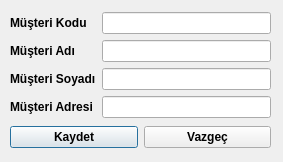
<?xml version="1.0" encoding="UTF-8"?>
<ui version="4.0">
 <class>musteriguncelle</class>
 <widget class="QDialog" name="musteriguncelle">
  <property name="geometry">
   <rect>
    <x>0</x>
    <y>0</y>
    <width>283</width>
    <height>162</height>
   </rect>
  </property>
  <property name="minimumSize">
   <size>
    <width>283</width>
    <height>162</height>
   </size>
  </property>
  <property name="maximumSize">
   <size>
    <width>283</width>
    <height>162</height>
   </size>
  </property>
  <property name="windowTitle">
   <string>Müşteri Güncelle</string>
  </property>
  <property name="windowIcon">
   <iconset resource="../images.qrc">
    <normaloff>:/icons/win_icon.png</normaloff>:/icons/win_icon.png</iconset>
  </property>
  <widget class="QWidget" name="layoutWidget">
   <property name="geometry">
    <rect>
     <x>10</x>
     <y>10</y>
     <width>261</width>
     <height>141</height>
    </rect>
   </property>
   <layout class="QVBoxLayout" name="verticalLayout_3">
    <item>
     <layout class="QHBoxLayout" name="horizontalLayout_2">
      <item>
       <layout class="QVBoxLayout" name="verticalLayout_2">
        <item>
         <widget class="QLabel" name="label">
          <property name="font">
           <font>
            <weight>75</weight>
            <bold>true</bold>
           </font>
          </property>
          <property name="text">
           <string>Müşteri Kodu</string>
          </property>
         </widget>
        </item>
        <item>
         <widget class="QLabel" name="label_2">
          <property name="font">
           <font>
            <weight>75</weight>
            <bold>true</bold>
           </font>
          </property>
          <property name="text">
           <string>Müşteri Adı</string>
          </property>
         </widget>
        </item>
        <item>
         <widget class="QLabel" name="label_3">
          <property name="font">
           <font>
            <weight>75</weight>
            <bold>true</bold>
           </font>
          </property>
          <property name="text">
           <string>Müşteri Soyadı</string>
          </property>
         </widget>
        </item>
        <item>
         <widget class="QLabel" name="label_4">
          <property name="font">
           <font>
            <weight>75</weight>
            <bold>true</bold>
           </font>
          </property>
          <property name="text">
           <string>Müşteri Adresi</string>
          </property>
         </widget>
        </item>
       </layout>
      </item>
      <item>
       <layout class="QVBoxLayout" name="verticalLayout">
        <item>
         <widget class="QLineEdit" name="edtMusteriKodu">
          <property name="readOnly">
           <bool>true</bool>
          </property>
         </widget>
        </item>
        <item>
         <widget class="QLineEdit" name="edtMusteriAdi"/>
        </item>
        <item>
         <widget class="QLineEdit" name="edtMusteriSoyadi"/>
        </item>
        <item>
         <widget class="QLineEdit" name="edtMusteriAdresi"/>
        </item>
       </layout>
      </item>
     </layout>
    </item>
    <item>
     <layout class="QHBoxLayout" name="horizontalLayout">
      <item>
       <widget class="QPushButton" name="btnKaydet">
        <property name="font">
         <font>
          <weight>75</weight>
          <bold>true</bold>
         </font>
        </property>
        <property name="text">
         <string>Kaydet</string>
        </property>
       </widget>
      </item>
      <item>
       <widget class="QPushButton" name="btnVazgec">
        <property name="font">
         <font>
          <weight>75</weight>
          <bold>true</bold>
         </font>
        </property>
        <property name="text">
         <string>Vazgeç</string>
        </property>
       </widget>
      </item>
     </layout>
    </item>
   </layout>
  </widget>
 </widget>
 <resources>
  <include location="../images.qrc"/>
 </resources>
 <connections/>
</ui>
